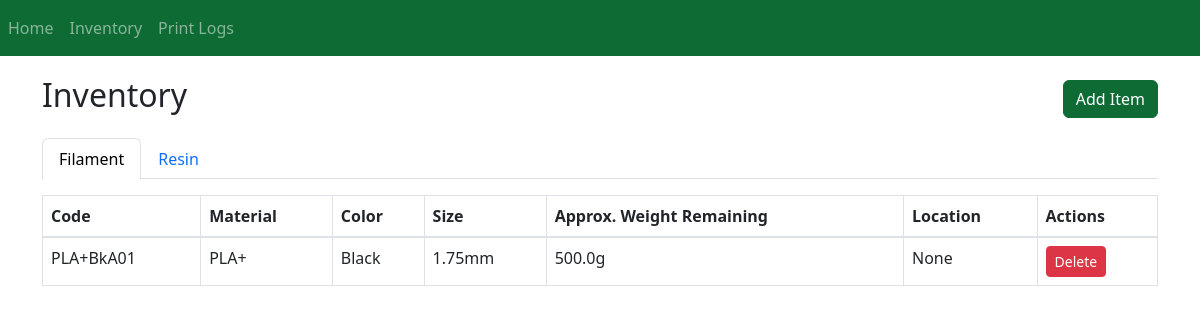
Page /inventory on the committed database.
### website/models.py (models this page shows)
class FilamentInventory(db.Model):
    id = db.Column(db.Integer, primary_key=True)
    code = db.Column(db.String(20), unique=True, nullable=False)
    material = db.Column(db.String(50), nullable=False)
    color = db.Column(db.String(50), nullable=False)
    size = db.Column(db.String(5), nullable=True)
    weight_remaining = db.Column(db.Float, nullable=True)
    qr_filename = db.Column(db.String(100))
    location = db.Column(db.String(100))

### website/views.py (the view, shortened to what this page needs)
@views.route('/inventory', methods=['GET', 'POST'])
def inventory():
    filament_form = AddFilamentForm()
    resin_form = AddResinForm()
    fmat = db.session.query(FilamentInventory.material).distinct().all()
    fcol = db.session.query(FilamentInventory.color).distinct().all()
    fmat = [m[0] for m in fmat]
    fcol = [c[0] for c in fcol]
    rmat = db.session.query(ResinInventory.material).distinct().all()
    rmat = [m[0] for m in rmat]
    filament_form.material.choices = [(m, m) for m in fmat] + [("__new__", "Add New")]
    filament_form.color.choices = [(c, c) for c in fcol] + [("__new__", "Add New")]
    resin_form.material.choices = [(m, m) for m in rmat] + [("__new__", "Add New")]
    finv = FilamentInventory.query.all()
    rinv = ResinInventory.query.all()
    return render_template("inventory.html", finv=finv, rinv=rinv, filament_form=filament_form, resin_form=resin_form)

### website/templates/inventory.html (shortened to what this page needs)
{% extends 'base.html' %} {% block title %}Inventory{% endblock %} {% block
content %}
<div class="d-flex justify-content-between align-items-center mb-3">
  <h2>Inventory</h2>
  <button
    class="btn btn-success"
    data-bs-toggle="modal"
    data-bs-target="#addItemModal"
  >
    Add Item
  </button>
</div>
<ul
  class="nav nav-tabs"
  id="inventoryTabs"
  role="tablist"
>
  <li
    class="nav-item"
    role="presentation"
  >
    <button
      class="nav-link active"
      id="filament-inv-tab"
      data-bs-toggle="tab"
      data-bs-target="#filament-inventory"
      type="button"
    >
      Filament
    </button>
  </li>
  <li
    class="nav-item"
    role="presentation"
  >
    <button
      class="nav-link"
      id="resin-inv-tab"
      data-bs-toggle="tab"
      data-bs-target="#resin-inventory"
      type="button"
    >
      Resin
    </button>
  </li>
</ul>
<div class="tab-content mt-3">
  <div
    class="tab-pane fade show active"
    id="filament-inventory"
  >
    <table class="table table-bordered table-hover">
      <thead>
        <tr>
          <th>Code</th>
          <th>Material</th>
          <th>Color</th>
          <th>Size</th>
          <th>Approx. Weight Remaining</th>
          <th>Location</th>
          <th>Actions</th>
        </tr>
      </thead>
      <tbody>
        {% for item in finv %}
        <tr>
          <td>{{ item.code }}</td>
          <td>{{ item.material }}</td>
          <td>{{ item.color }}</td>
          <td>{{ item.size }}</td>
          <td>{{ item.weight_remaining }}g</td>
          <td>{{ item.location }}</td>
          <td>
            <form
              method="POST"
              action="{{ url_for('views.delete_filament', item_id=item.id) }}"
              onsubmit="return confirm('Are you sure you want to delete this item?');"
            >
              <button
                type="submit"
                class="btn btn-danger btn-sm"
              >
                Delete
              </button>
            </form>
          </td>
        </tr>
        {% endfor %}
      </tbody>
    </table>
  </div>
</div>
{% endblock %}

### website/templates/base.html (style rules this page uses)
.btn-success { background-color: #0e6b34 !important; border-color: #0e6b34 !important; }
body { padding-top: 0px; }

### rows in the picture
FilamentInventory: code "PLA+BkA01", material "PLA+", color "Black", size "1.75mm", weight_remaining "500.0", location "None"
